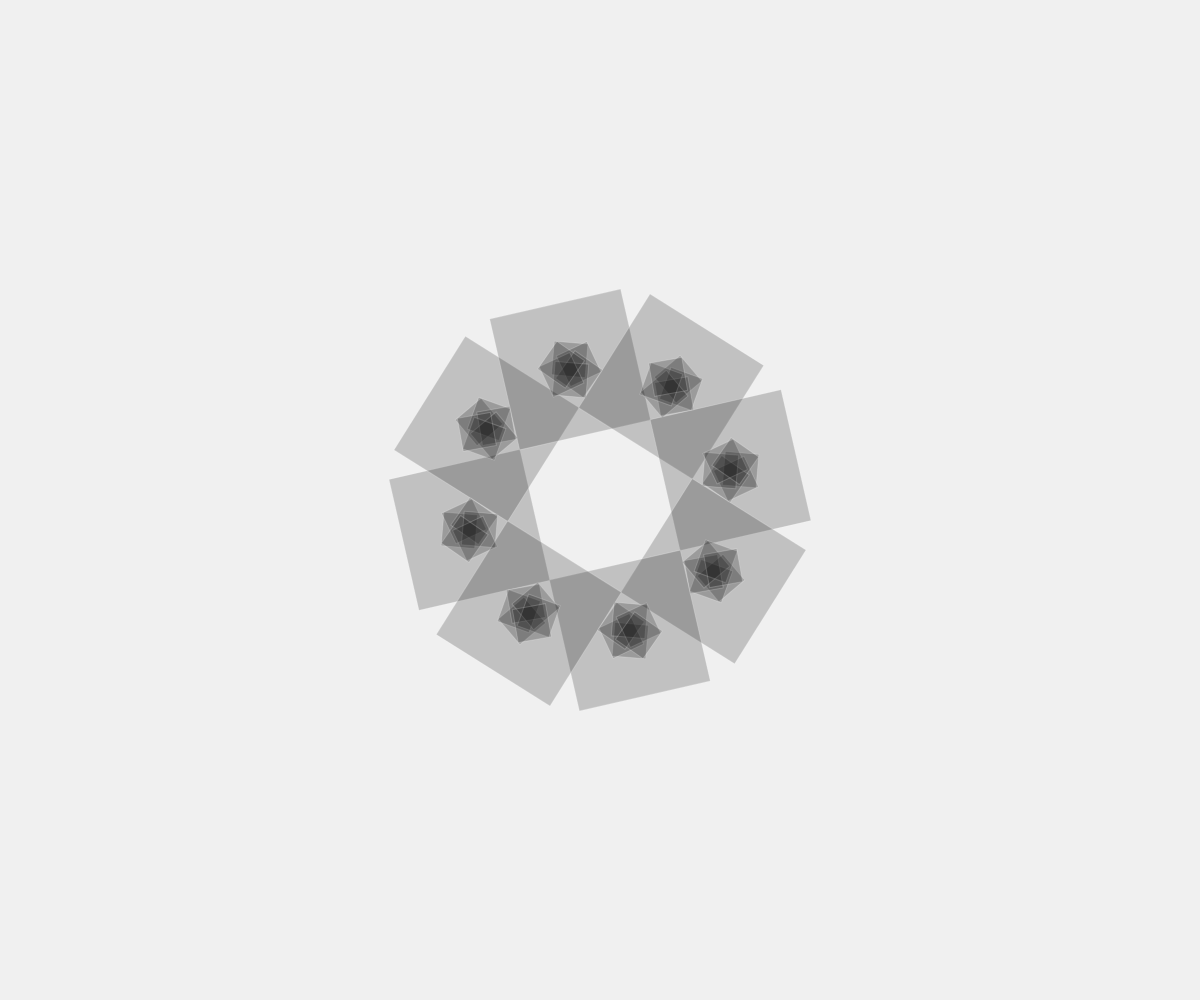
Frame 1 (no input)
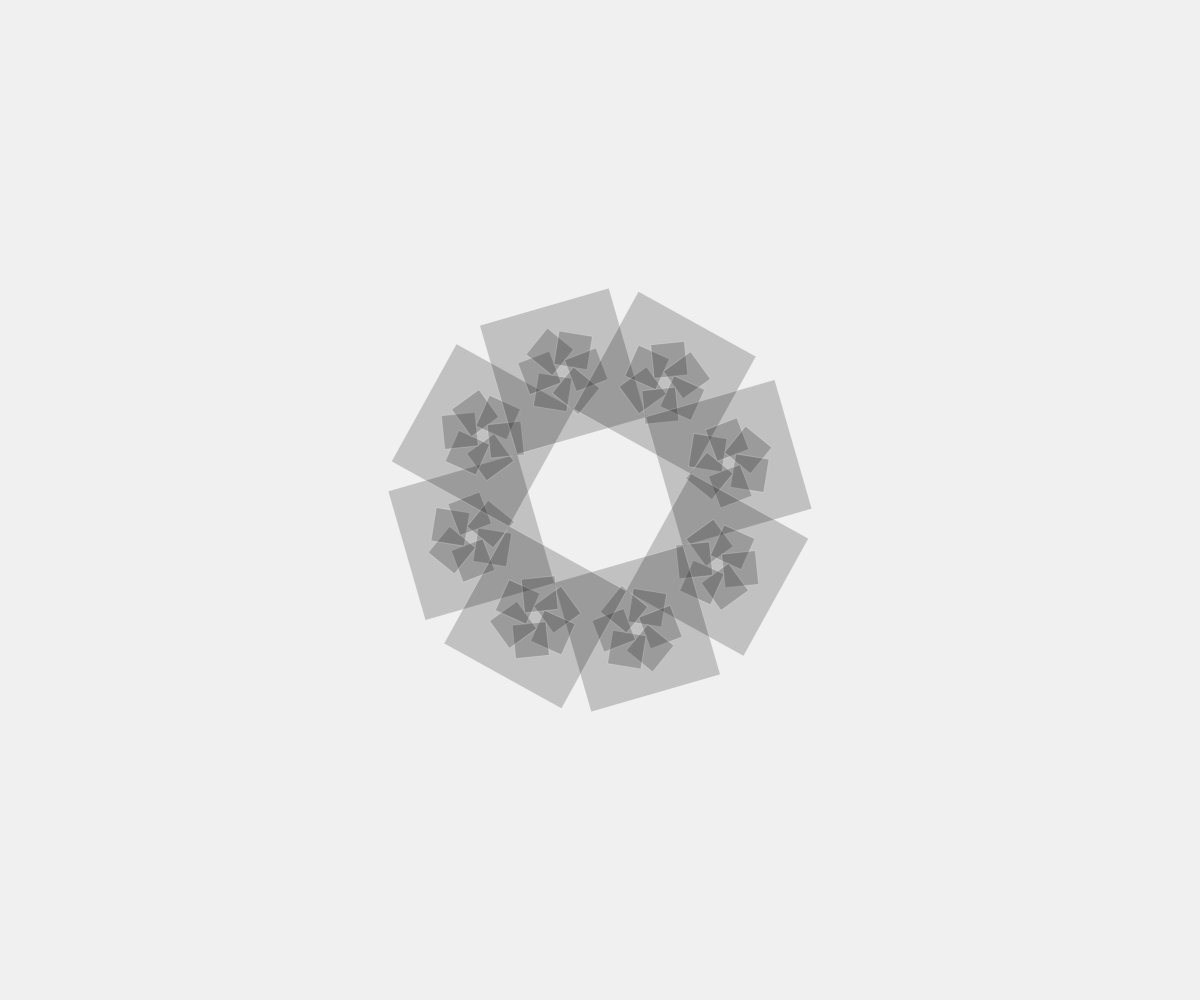
Frame 60 (no input)
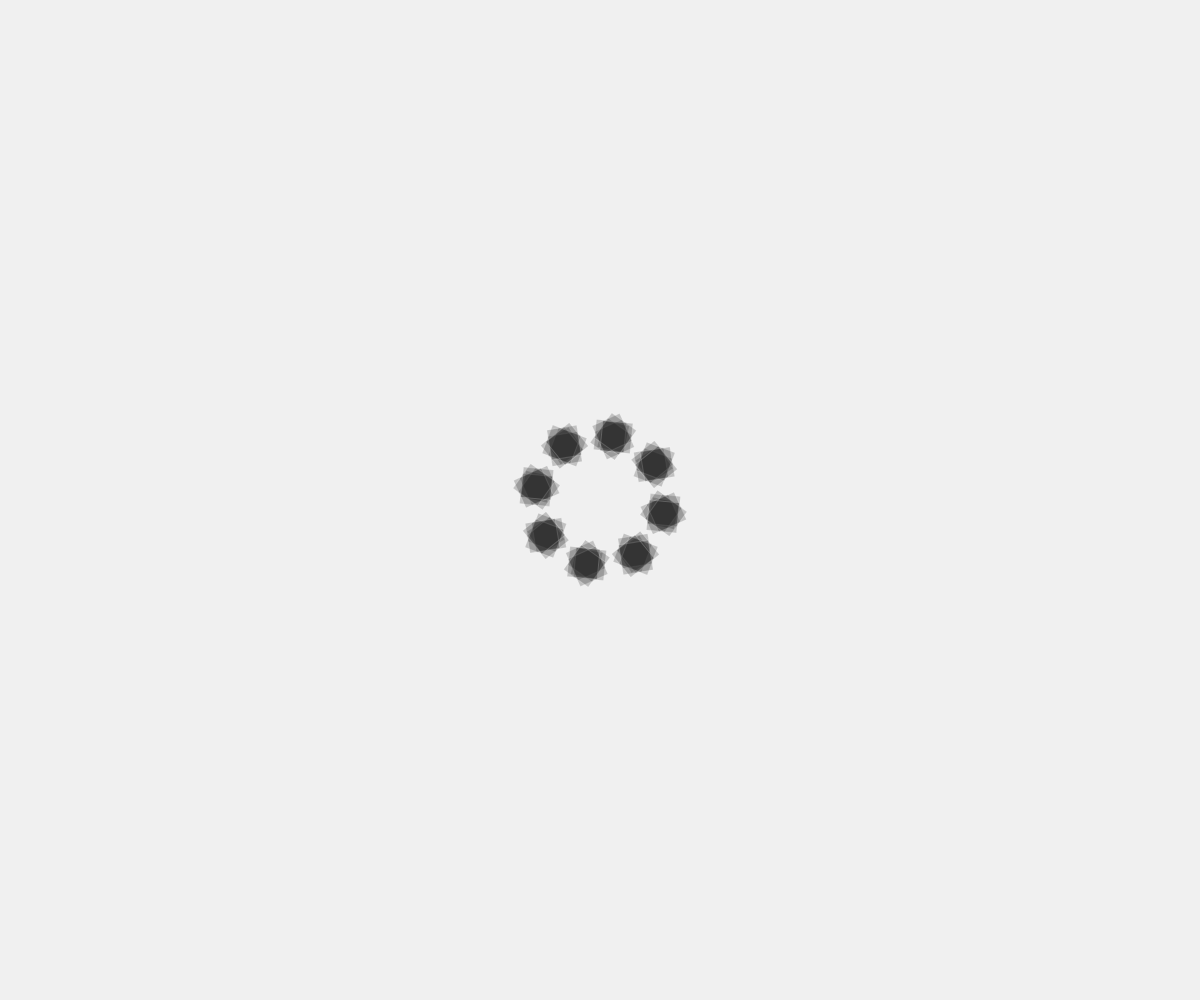
Frame 120 (the mouse pressed at the canvas centre since frame 60)

The p5.js sketch that drew these frames (run headless with seeded random() and noise() and a simulated clock; from frame 60 on, the mouse is pressed at the canvas centre):

// p5.js sketch
// ── sketch.js
function setup() {
	createCanvas(windowWidth, windowHeight);
	rectMode(CENTER);
	fill(0, 50);
	stroke(255, 50);
}

function draw(){
	background(240);

	let ang1 = TWO_PI * noise(0.01*frameCount + 10);
	let ang2 = TWO_PI * noise(0.01*frameCount + 20);
	let ang3 = TWO_PI * noise(0.01*frameCount + 30);
	let rx = 60 * noise(mouseX);
	let tx = 200 * noise(mouseY);
	let size1 = 200 * noise(0.01*mouseX + 60);
	let size2 = 50 * noise(0.01*mouseY + 60);

	translate(width/2, height/2);
	for (let i = 0; i < 8; i++) {
		push();
		rotate(ang1 + TWO_PI * i / 8);
		translate(tx, 0);
		rect(0, 0, size1, size1);
		for (let j = 0; j < 6; j++) {
			push();
			rotate(ang2 + TWO_PI * j / 6);
			translate(rx, 0);
			rotate(ang3);
			rect(rx, 0, size2, size2);
			pop();
		}
		translate()
		pop();
	}
}
